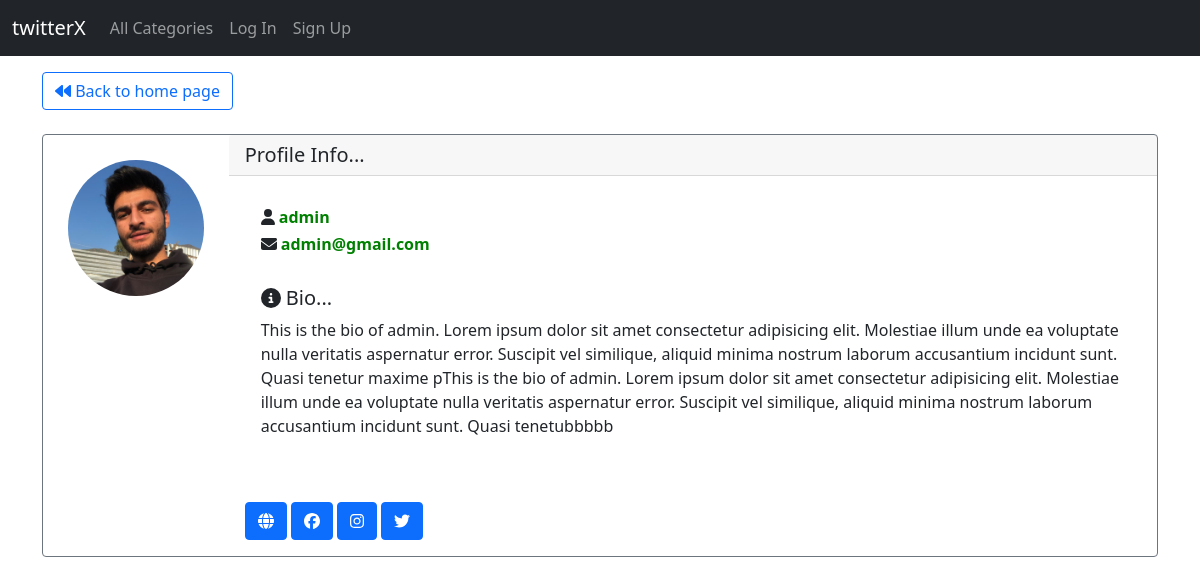
The page /commonProfilePage/str1/ on the database its author committed.
### app2/models.py (models this page shows, shortened)
class Profile(models.Model):
    user = models.OneToOneField(User, null=True, on_delete=models.CASCADE)
    avatar = models.ImageField(null=True, blank=True)
    bio = models.TextField(max_length=500)
    website_url = models.CharField(max_length=255, null=True, blank=True)
    facebook_url = models.CharField(max_length=255, null=True, blank=True)
    instagram_url = models.CharField(max_length=255, null=True, blank=True)
    twitter_url = models.CharField(max_length=255, null=True, blank=True)

### app/views.py (the view)
# urls.py: path('commonProfilePage/str<pk>/', views.commonProfilePafe, name='common'),
def commonProfilePafe(request, pk):
    randomUser = Profile.objects.get(id=pk)
    context_dict = {
        'randomUser': randomUser
    }
    return render(request, 'app/commonProfilePage.html', context_dict)

### app/templates/app/commonProfilePage.html (shortened to what this page needs)
{% include 'app/nav.html' %}
{% load static %}
<!DOCTYPE html>
<html lang="en">
<head>
    <link href="https://cdn.jsdelivr.net/npm/bootstrap@5.1.3/dist/css/bootstrap.min.css" rel="stylesheet"
>
</head>
<body class="container">
    <a class="btn btn-outline-primary" href="{% url 'home' %}"><i class="fa-solid fa-backward"></i> Back to home
        page</a>
    <br>
    <br>
    <div class="card mb-3 border-secondary">
        <div class="row g-0">
            <div class="col-md-2">
                {% if randomUser.avatar %}
                <img src="{{ randomUser.avatar.url }}" class="img-fluid rounded-circle" alt="Profile Pic">
                {% else %}
                <img src="{% static 'images/user-picture.png' %}" class="img-fluid rounded-circle" alt="Profile Pic">
                {% endif %}
            </div>
            <div class="col-md-10">
                <h5 class="card-header"> Profile Info...
                </h5>
                <div class="card-body">
                    <div class="card-body">
                        <h6>
                            <i class="fa-solid fa-user"></i> <strong class="strg">
                                {{ randomUser.user.username }}</strong>
                        </h6>
                        <h6><i class="fa-solid fa-envelope"></i>
                            <strong class="strg">{{ randomUser.user.email }}</strong>
                        </h6>
                        <br>
                        <h5 class="card-title"><i class="fa-solid fa-circle-info"></i> Bio...
                        </h5>
                        <p class="card-text">{{ randomUser.bio }}</p>
                    </div>
                    <br>
                    <br>
                    <div class="container">
                        {% if randomUser.website_url %}
                        <a class=" btn btn-primary" href="{{ randomUser.website_url }}"><i
                                class="fa-solid fa-globe"></i></a>
                        {% endif %}
                        {% if randomUser.instagram_url %}
                        <a class=" btn btn-primary" href="{{ randomUser.instagram_url }}"><i
                                class="fa-brands fa-facebook"></i></a>
                        {% endif %}
                        {% if randomUser.facebook_url %}
                        <a class=" btn btn-primary" href="{{ randomUser.facebook_url }}"><i
                                class="fa-brands fa-instagram"></i></a>
                        {% endif %}
                        {% if randomUser.twitter_url %}
                        <a class=" btn btn-primary" href="{{ randomUser.twitter_url }}"><i
                                class="fa-brands fa-twitter"></i></a>
                        {% endif %}
                    </div>
                </div>
            </div>
        </div>
</body>
</html>

### app/templates/app/commonProfilePage.html (style rules this page uses)
.strg { color: green; }
img { padding: 25px; }

### rows shown on the page
Profile: avatar (picture), user.username "admin", user.email "admin@gmail.com", bio "This is the bio of admin. Lorem ipsum dolor sit amet consectetur adipisicing elit. Molestiae illum unde ea voluptate nulla veritatis aspernatur error. Suscipit vel similique, aliquid minima nostrum laborum accusantium incidunt sunt. Quasi tenetur maxime pThis is the bio of admin. Lorem ipsum dolor sit amet consectetur adipisicing elit. Molestiae illum unde ea voluptate nulla veritatis aspernatur error. Suscipit vel similique, aliquid minima nostrum laborum accusantium incidunt sunt. Quasi tenetubbbbb"
